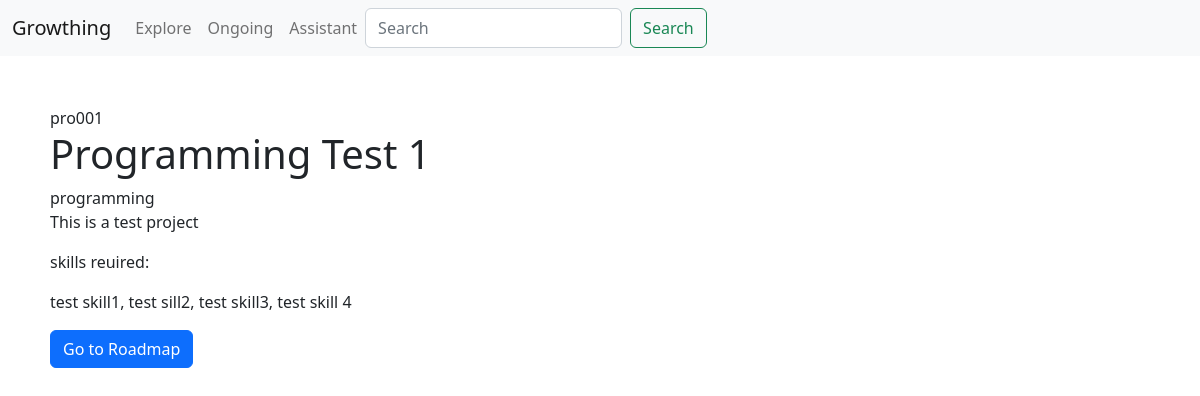
The app's page /project/pro001/ with its own data.
### appname/models.py (models this page shows, shortened)
class Project(models.Model):
    title = models.CharField(max_length=100)
    description = models.TextField()
    skills = models.CharField(max_length=200)
    genre = models.CharField(max_length=20, choices=genre, default='misc')
    project_id = models.CharField(max_length=100)

### appname/views.py (the view)
# urls.py: path("project/<str:pk>/", views.project_content, name="project"),
def project_content(request,pk):
    project = Project.objects.get(project_id = pk)
    return render(request,'project.html', context={'project':project })

### templates/project.html (shortened to what this page needs)
<!DOCTYPE html>
<html>
<head>
  <link rel="stylesheet" type="text/css" href="styles.css">
  <link href="https://cdn.jsdelivr.net/npm/bootstrap@5.2.3/dist/css/bootstrap.min.css" rel="stylesheet">
</head>
<body>
  <div class="sticky-top">
    <nav class="navbar navbar-expand-lg bg-light">
      <div class="container-fluid">
        <a class="navbar-brand" href="/">Growthing</a>
        <div class="collapse navbar-collapse" id="navbarNav">
          <ul class="navbar-nav">
            <li class="nav-item">
              <a class="nav-link" href="/explore">Explore</a>
            </li>
            <li class="nav-item">
              <a class="nav-link" href="/ongoing">Ongoing</a>
            </li>
            <li class="nav-item">
              <a class="nav-link" href="/assistant">Assistant</a>
            </li>
            <form class="d-flex" role="search">
              <input class="form-control me-2" type="search" placeholder="Search" aria-label="Search">
              <button class="btn btn-outline-success" type="submit">Search</button>
            </form>
          </ul>
        </div>
      </div>
    </nav>
  </div>
  <main>
    <div class="project_page">
    {{project.project_id}}
    <h1>{{project.title}}</h1>
    {{project.genre}}
    <p>{{project.description}}</p>
    <div>
      <p>skills reuired:</p>
      <p>{{project.skills}}</p>
      <a href="{% url 'roadmap' pk=project.project_id %}" class="btn btn-primary">Go to Roadmap</a>
    </div>
</body>
</html>

### templates/project.html (style rules this page uses)
.project_page { padding: 50px; }

### records on screen
Project: project_id "pro001", title "Programming Test 1", genre "programming", description "This is a test project", skills "test skill1, test sill2, test skill3, test skill 4"
